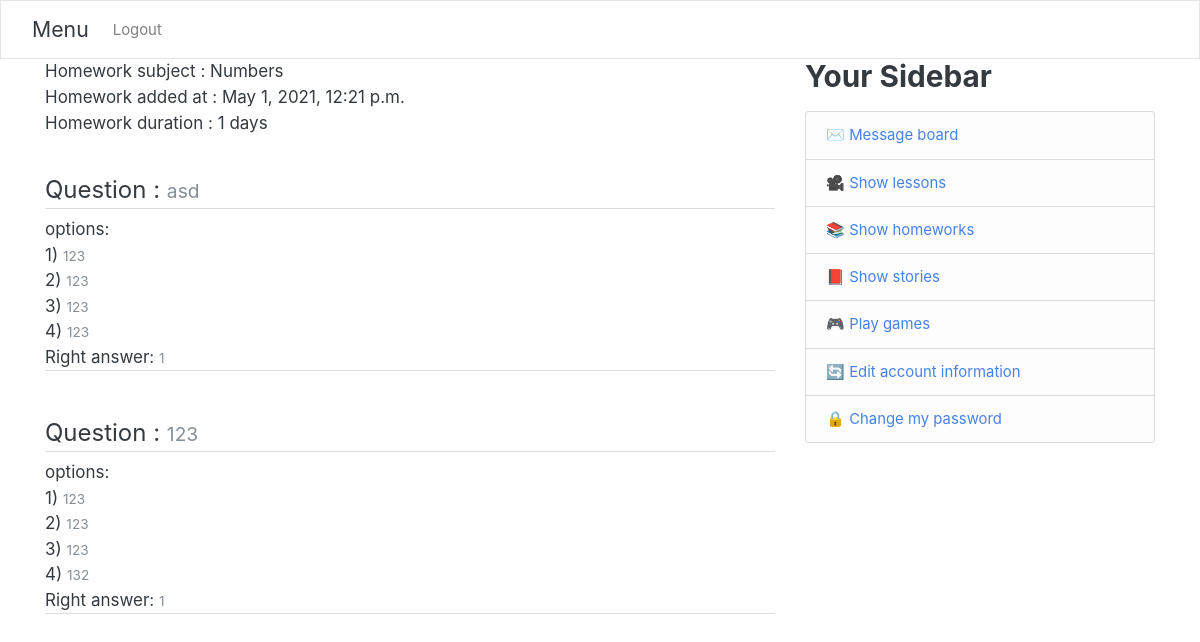
The app's page /show_homework_questions/2/ (signed in) with its own data.
### kindergarten/models.py (models this page shows, shortened)
class HomeWork(models.Model):
    subject=models.CharField(max_length=400)
    created_at = models.DateTimeField(auto_now_add=True)
    duration = models.IntegerField()
    garten=models.ForeignKey(Kindergarten, blank=True, null=True,on_delete=models.CASCADE)
    class Meta:
        verbose_name_plural = "HomeWork"

class Question(models.Model):
    question=models.CharField(max_length=400)
    option1=models.CharField(max_length=400)
    option2=models.CharField(max_length=400)
    option3=models.CharField(max_length=400)
    option4=models.CharField(max_length=400)
    answer=models.CharField(max_length=400)
    homeWork=models.ForeignKey(HomeWork, blank=True, null=True,on_delete=models.SET_NULL)
    class Meta:
        verbose_name_plural = "Question"

### kindergarten/views.py (the view)
# urls.py: path('show_homework_questions/<int:HomeWork_Id>/',show_homework_questions,name="show_homework_questions"),
@login_required
def show_homework_questions(req,HomeWork_Id):
    homework=HomeWork.objects.filter(id=HomeWork_Id).first()
    questions=Question.objects.filter(homeWork=homework)
    return render(req,'kindergarten/homework.html',{'homework':homework,'questions':questions})

### users/myapp_tags.py (called while the page is built)
@register.simple_tag
def get_model1_object(user):
    parent=Parent.objects.filter(username=user.username).first()
    teacher=Teacher.objects.filter(username=user.username).first()
    kid=Kid.objects.filter(username=user.username).first()
    ans=[]
    if parent:
        ans.append(True)
    else:
        ans.append(False)
    HaveGarten = False
    if teacher:
        try:
            Garten=Kindergarten.objects.get(myTeacher=teacher)
        except:
            HaveGarten = False
        else:
            HaveGarten = Garten.name
        ans.append(True)
    else:
        ans.append(False)
    if kid:
        ans.append(True)
    else:
        ans.append(False)
    ans.append(HaveGarten)
    return ans

### kindergarten/templates/kindergarten/homework.html (shortened to what this page needs)
{% extends "users/base.html" %}
{% block content %}
<div class="content-section">
<p3>Homework subject : {{homework.subject}}</p3>
<p3>Homework added at : {{homework.created_at}}</p3>
<p3>Homework duration : {{homework.duration}} days</p3>
{% for question in questions %}
    <article class="media content-section">
          <div class="media-body">
          <legend class="border-bottom ">
             Question : <small class="text-muted">{{ question.question }}</small>
             </legend>
            options:
            1) <small class="text-muted">{{ question.option1  }}</small>
            2) <small class="text-muted">{{ question.option2 }}</small>
            3) <small class="text-muted">{{ question.option3 }}</small>
            4) <small class="text-muted">{{ question.option4 }}</small>
            Right answer: <small class="text-muted">{{ question.answer }}</small>
            <legend class="border-bottom "></legend>
          </div>
        </article>
{% endfor %}
</div>
{%endblock%}

### records on screen
HomeWork: subject "Numbers", created_at "May 1, 2021, 12:21 p.m.", duration "1"
Question: question "asd", option1 "123", option2 "123", option3 "123", option4 "123", answer "1"
Question: question "123", option1 "123", option2 "123", option3 "123", option4 "132", answer "1"
